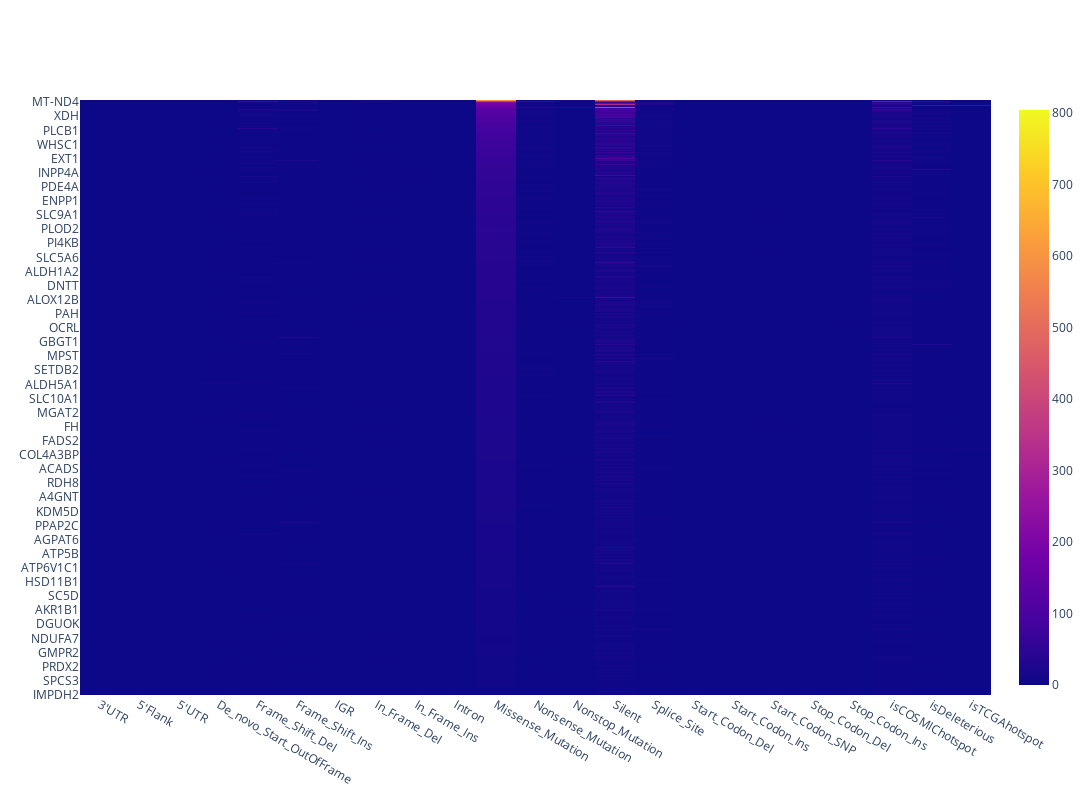

Notebook code for this chart:
### Code cell
#!pip install seaborn
#!pip install plotly
import seaborn as sns
import plotly
import plotly.graph_objects as go

#print(counts_df.shape)
tmp = counts_df.sort_values(by=['Missense_Mutation'], ascending=True)
display(tmp)
# Static
#sns.heatmap(tmp)

# Dynamic
fig = go.Figure(
    data=go.Heatmap(
        z=tmp,
        x=colnames,
        y=list(tmp.index)
    )
)

fig.update_layout(
    autosize=False,
    width=1600,
    height=800
)
    
fig.show()

### Figure 1 — Plotly figure (JSON) as saved in the notebook; plotly's stock layout.template omitted (floating-point values rounded to 4 significant figures; data arrays with more than 128 entries replaced by an {"elided": "..."} marker saying what was removed)
{"data": [{"type": "heatmap", "x": ["3'UTR", "5'Flank", "5'UTR", "De_novo_Start_OutOfFrame", "Frame_Shift_Del", "Frame_Shift_Ins", "IGR", "In_Frame_Del", "In_Frame_Ins", "Intron", "Missense_Mutation", "Nonsense_Mutation", "Nonstop_Mutation", "Silent", "Splice_Site", "Start_Codon_Del", "Start_Codon_Ins", "Start_Codon_SNP", "Stop_Codon_Del", "Stop_Codon_Ins", "isCOSMIChotspot", "isDeleterious", "isTCGAhotspot"], "y": {"elided": "1560 str values"}, "z": {"elided": "1560x23 int values"}}], "layout": {"autosize": false, "height": 800, "width": 1600}}
